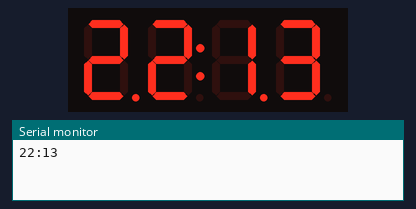
Recording of a sketch running on a simulated ESP32. On the bench: 4-digit seven-segment display, the last lines printed to the serial monitor. The local clock reads 2024-03-15 10:24:30 at power-on unless the sketch sets it.

Above: at 0.1 s.
At 40.1 s:
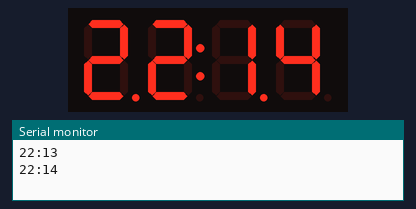
At 100.1 s:
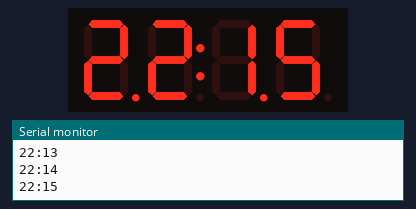

Measured:
- what the display in image 1 shows lasts 60.0 s, from 40.0 s to 100.0 s

The sketch:

RTC_TM1637_Display_ESP32.ino
```cpp
#include <TM1637Display.h>
#include <RTClib.h>

#define CLK 5
#define DIO 18

TM1637Display display = TM1637Display(CLK, DIO);
RTC_DS1307 rtc;
// RTC_DS3231 rtc; // uncomment this line and comment the above line if using DS3231 module

unsigned long time_h = 0;
unsigned long time_m = 0;
unsigned long last_m = 0;

void setup() {
  Serial.begin(9600);
  display.clear();
  display.setBrightness(7);  // set the brightness to 7 (0:dimmest, 7:brightest)

  if (!rtc.begin()) {
    Serial.println("Couldn't find RTC");
    Serial.flush();
    while (true)
      ;
  }

  rtc.adjust(DateTime(F(__DATE__), F(__TIME__)));
}

void loop() {
  DateTime now = rtc.now();

  time_h = now.hour();
  time_m = now.minute();

  if (time_m != last_m) {
    unsigned long time = time_h * 100 + time_m;
    display.showNumberDecEx(time, 0b11100000, false, 4, 0);

    Serial.print(time_h);
    Serial.print(":");
    Serial.println(time_m);

    last_m = time_m;
  }
}
```
